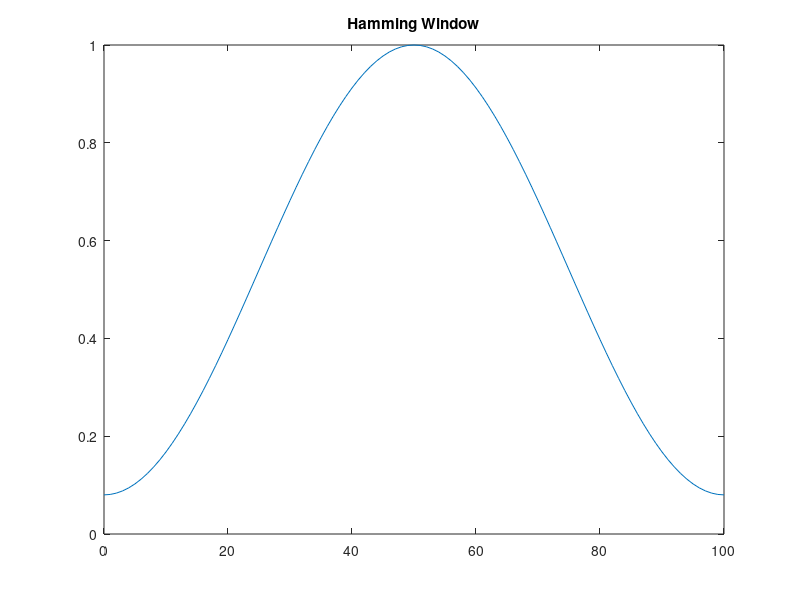

MATLAB code to generate this figure:
clc;
clear;
close all;

Length = 0:1:1000;
N = 100;
i = 0;

for n = 0:1:1000
  i = i+1;
  if n >= 0 && n <= N
      w(i) = 0.54 - 0.46*cos(2*pi*n/N);
  endif
endfor

disp(w);
index = 0:1:N;
plot(index, w);
title('Hamming Window');